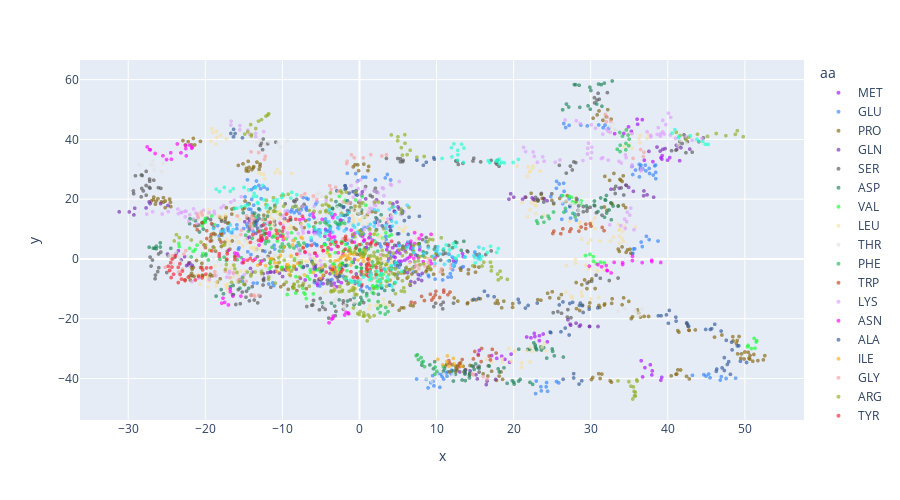

This figure's notebook cell:
### Markdown cell above
The hue can also be categorical data

### Code cell
import plotly.express as px
fig = px.scatter(data, x='x', y='y',color='aa',title='',width=900, height=500, 
                    opacity=0.65,color_discrete_sequence =px.colors.qualitative.Alphabet )
fig.update_traces(marker=dict(size=4,line=dict(width=0.000,color='grey')),selector=dict(mode='markers'))
fig.show()
